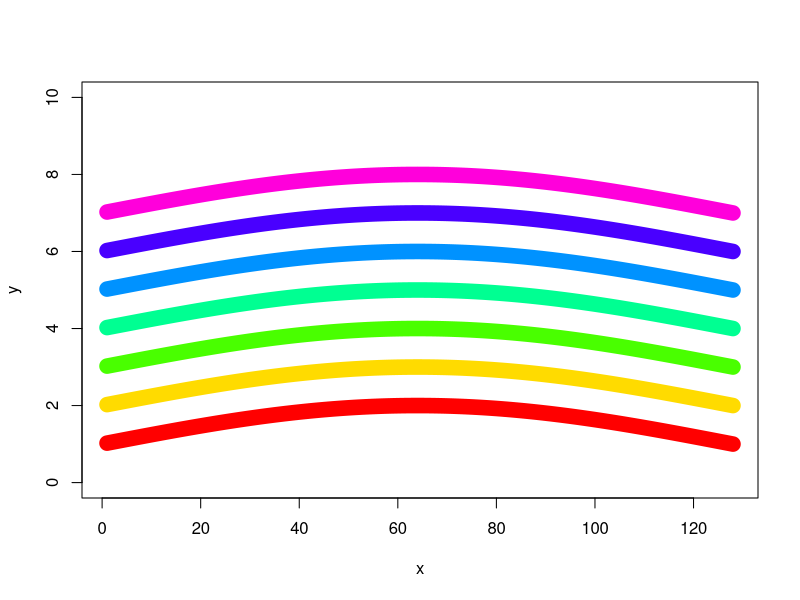

Here is the R script that generated this plot:
## ---- chunk 1

## ---- chunk 2

## ---- chunk 3

## ---- chunk 4

## ---- chunk 5

## ---- chunk 6
x <- seq(1,128,1)
y <- sin((x / 128.0) * pi)
n <- 7
color <- rainbow(n, s = 1, v = 1, start = 0, end = max(1, n - 1)/n, alpha = 1)
plot(x, y, type="n", ylim = c(0,10))
for(i in 1:7) {lines(x, y+i, col=color[i], lwd = 15)}
